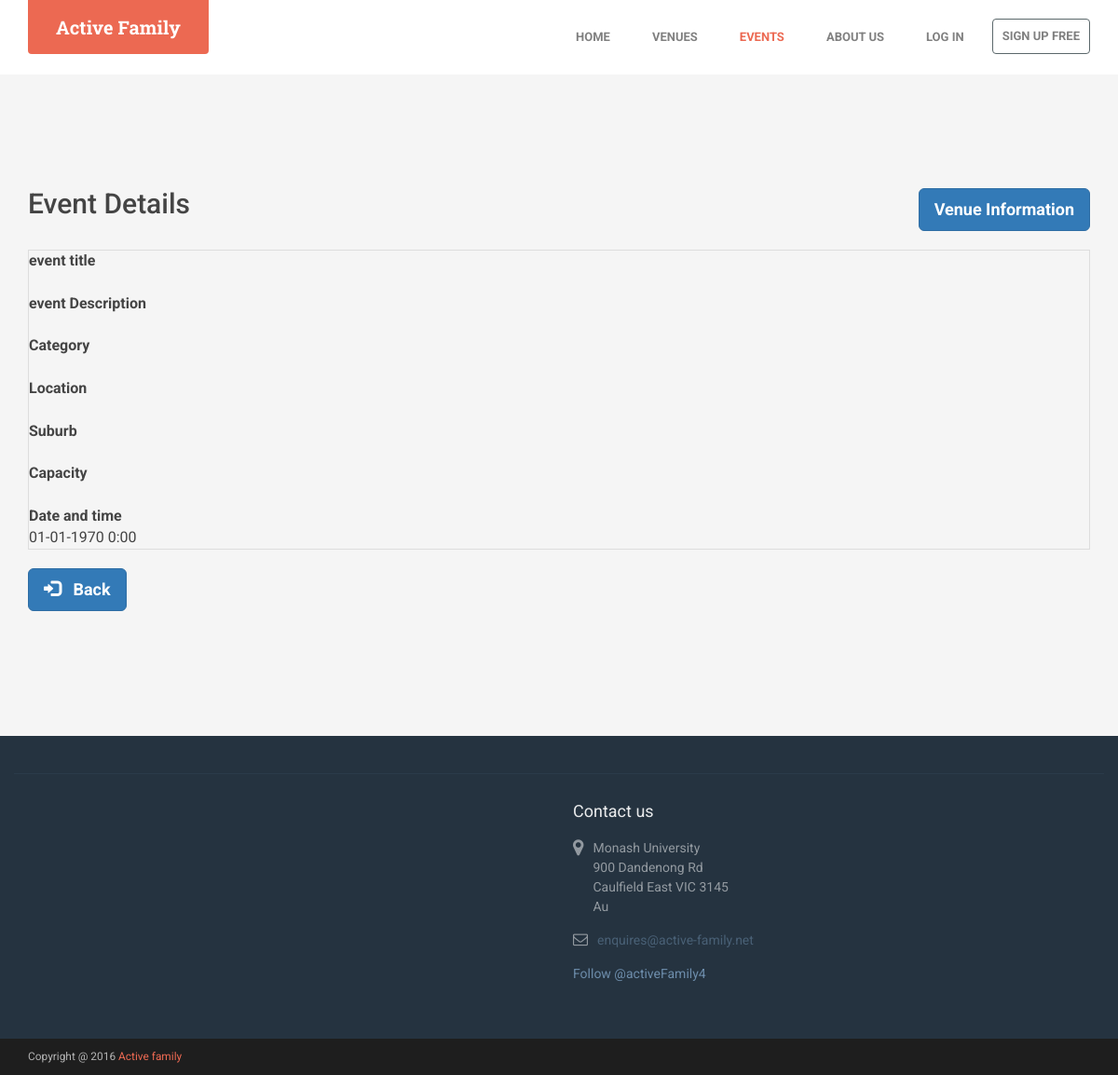
The app's page /event/view.php?eventId=34, older data.
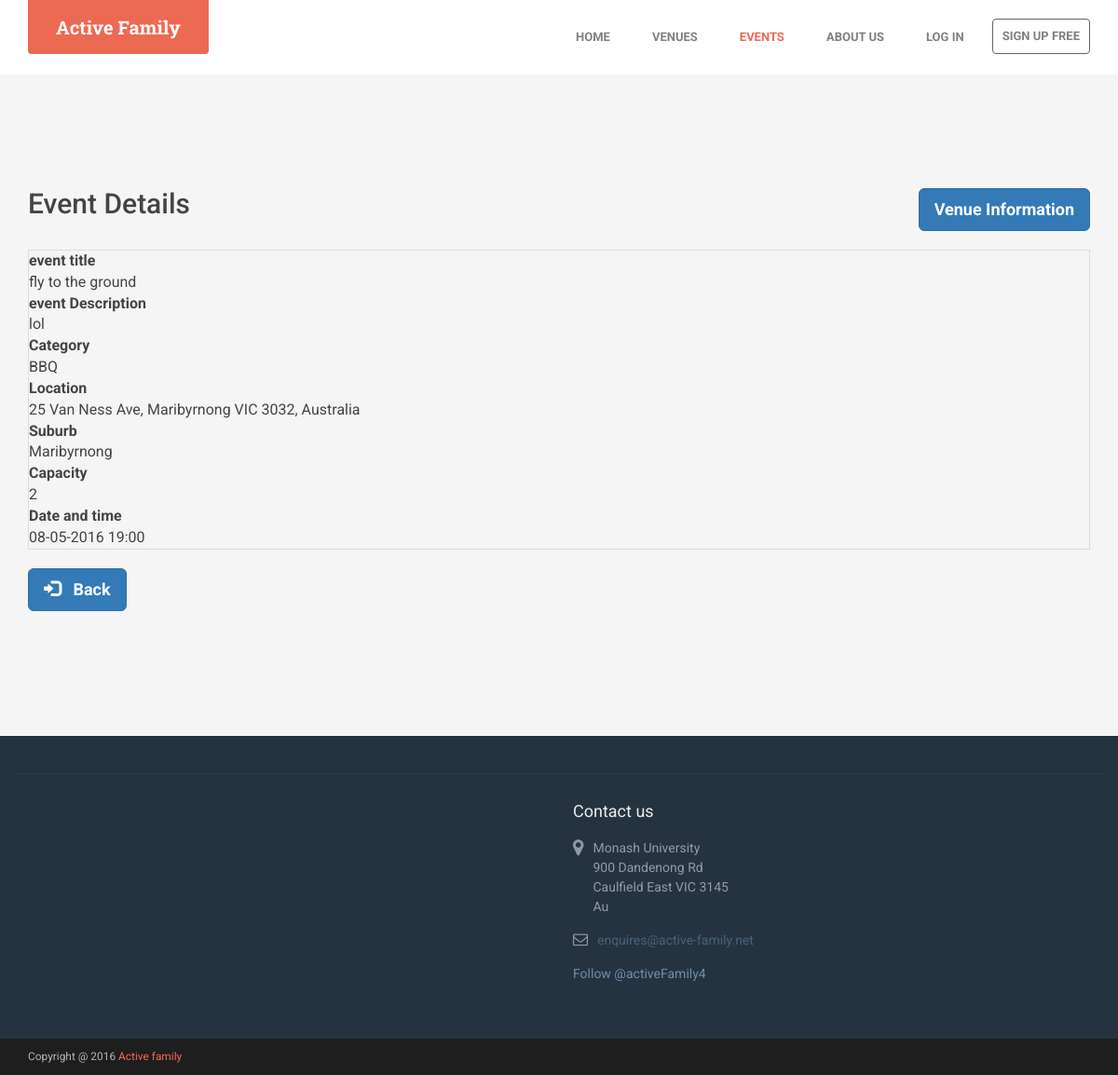
The same page, newer data.
### tables this page shows
CREATE TABLE `events` (
  `eventId` int(60) NOT NULL,
  `create_user_id` int(60) NOT NULL,
  `eventName` varchar(255) DEFAULT NULL,
  `eventDescription` text,
  `type` varchar(60) DEFAULT NULL,
  `address` text NOT NULL,
  `suburb` varchar(70) NOT NULL,
  `capacity` int(60) DEFAULT NULL,
  `curr_capa` int(11) DEFAULT NULL,
  `date` datetime DEFAULT NULL,
  `status` varchar(25) NOT NULL
);

### include/eventpath.php (called while the page is built, shortened)
<?php
$home='"nav-item"';
$ven='"nav-item"';
$event='"active nav-item"';
$about='"nav-item"';
$navlogin='"nav-item"';
$url_home = '"../index.php"' ;
$url_ven = '"../map/index.php"' ;
$url_about = '"../about.php"' ;
$url_login ='"../user/index.php"';
$url_sign ='"../user/sign-up.php"';
?>

### event/view.php (the view, shortened to what this page needs)
<?php
include('../include/eventpath.php');
include('../include/config.php');
$eventId = $_GET['eventId'];
$stmt=$pdo->prepare('select * from events where eventId= ?');
$stmt->execute(array($eventId));
$list = $stmt->fetch(PDO::FETCH_ASSOC);
 ?>
<?php
include('../include/header.php');
include('../include/navigation.php');
?>
   <h2>
       Event Details
       <div class="form-group" style="float: right">
           <button type="goBack" name="btn-login" class="btn btn-primary btn-lg" onclick="direct()">
               Venue Information
           </button>
       </div>
   </h2>
<br>
<dl class="table table-striped table-bordered">
    <dt><?php echo "event title"; ?></dt>
    <dd>
        <?php echo $list['eventName']; ?>
    </dd>
    <dt><?php echo "event Description"; ?></dt>
    <dd>
        <?php echo $list['eventDescription']; ?>
    </dd>
    <dt><?php echo "Category"; ?></dt>
    <dd>
        <?php echo $list['type']; ?>
    </dd>
    <dt><?php echo "Location"; ?></dt>
    <dd>
        <?php echo $list['address']; ?>
    </dd>
    <dt><?php echo "Suburb"; ?></dt>
    <dd>
        <?php echo $list['suburb']; ?>
    </dd>
    <dt><?php echo "Capacity"; ?></dt>
    <dd>
        <?php echo $list['capacity']; ?>
    </dd>
    <dt><?php echo "Date and time"; ?></dt>
    <dd>
        <?php echo date('d-m-Y G:i', strtotime($list['date'])); ?>
    </dd>
</dl>
<div class="form-group">
    <button type="goBack" name="btn-login" class="btn btn-primary btn-lg" onclick="window.history.back();">
        <i class="glyphicon glyphicon-log-in"></i> &nbsp; Back
    </button>
</div>
<br/>
    </div>
</section>
<?php
include('../include/footer.php');
?>
</body>
</html>

### include/header.php (shortened to what this page needs)
<!DOCTYPE html>
 <html lang="en">
<head>
    <link rel="stylesheet" href="assets/plugins/bootstrap/css/bootstrap.min.css">
    <link rel="stylesheet" href="assets/plugins/font-awesome/css/font-awesome.css">
    <link rel="stylesheet" href="assets/plugins/flexslider/flexslider.css">
    <link id="theme-style" rel="stylesheet" href="../map/assets/css/styles.css">
</head>

### include/navigation.php (shortened to what this page needs)
</head>
<body class="home-page">
    <header id="header" class="header navbar-fixed-top">
        <div class="container">
            <h1 class="logo">
                <a href=<?php echo $url_home ?>><span class="text">Active Family</span></a>
</h1>
<nav class="main-nav navbar-right" role="navigation">
    <div id="navbar-collapse" class="navbar-collapse collapse">
        <ul class="nav navbar-nav">
            <li class=<?php echo $home ?>><a href=<?php echo $url_home ?>>Home</a></li>
            <li class=<?php echo $ven ?>><a href=<?php echo $url_ven ?>>Venues</a></li>
            <li class=<?php echo $event ?>>
                <a href="#" class="dropdown-toggle" data-toggle="dropdown" data-delay="0" data-close-others="flase">
                    Events</a>
            </li>
            <li class=<?php echo $about ?>><a href=<?php echo $url_about ?>>About Us</a></li>
            <li class=<?php echo $navlogin ?>><a href=<?php echo $url_login ?> id="register">Log in</a></li>
            <li class="nav-item nav-item-cta last"><a class="btn btn-cta btn-cta-secondary" href=<?php echo $url_sign ?> id="register">Sign Up Free</a></li>
        </ul>
    </div>
</nav>
</div>
</header>
    <div class="sections-wrapper">
        <section id="why" class="section why">
            <div class="container">
                <p><br></p>
                <p><br></p>
                <p><br></p>

### include/footer.php (shortened to what this page needs)
</div>
    <footer class="footer">
        <div class="footer-content">
            <div class="container">
                <div class="row has-divider">
                    <div class="footer-col download col-md-6 col-sm-12 col-xs-12">
                    </div>
                    <div class="footer-col contact col-md-6 col-sm-12 col-xs-12">
                        <div class="footer-col-inner">
                            <h3 class="title">Contact us</h3>
                            <p class="adr clearfix">
                                <i class="fa fa-map-marker pull-left"></i>
                                <span class="adr-group pull-left">
                                    <span class="street-address">Monash University</span><br>
                                    <span class="region">900 Dandenong Rd</span><br>
                                    <span class="postal-code">Caulfield East VIC 3145</span><br>
                                    <span class="country-name">Au</span>
                                </span>
                            </p>
                            <p class="email"><i class="fa fa-envelope-o"></i><a href="#">enquires@active-family.net</a></p>
                            <a href="https://twitter.com/activeFamily4" class="twitter-follow-button" data-show-count="false">Follow @activeFamily4</a>
                        </div>
                    </div>
                </div>
            </div>
        </div>
        <div class="bottom-bar">
            <div class="container">
                <small class="copyright">Copyright @ 2016 <a href="copyright.txt" target="_blank">Active family</a></small>
            </div>
        </div>
    </footer>

Row changes from the older to the newer data that the page shows:
added events: eventName "fly to the ground", eventDescription "lol", type "BBQ", address "25 Van Ness Ave, Maribyrnong VIC 3032, Australia", suburb "Maribyrnong", capacity "2", date "08-05-2016 19:00"
Text that changed along with them:
date('d-m-Y G:i', strtotime($list['date'])): "01-01-1970 0:00" → (not shown)
